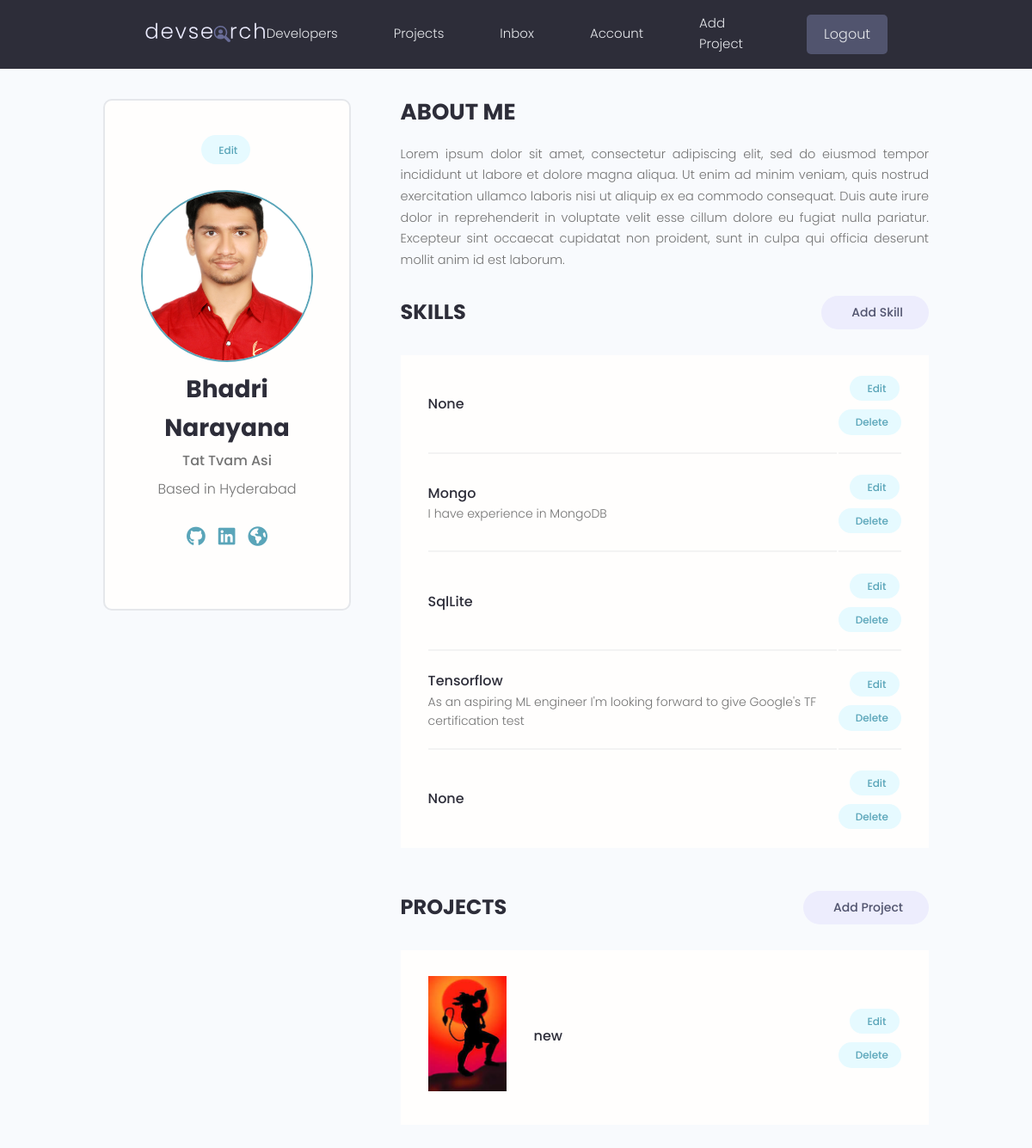
Page /account/ (signed in) on the earlier database version.
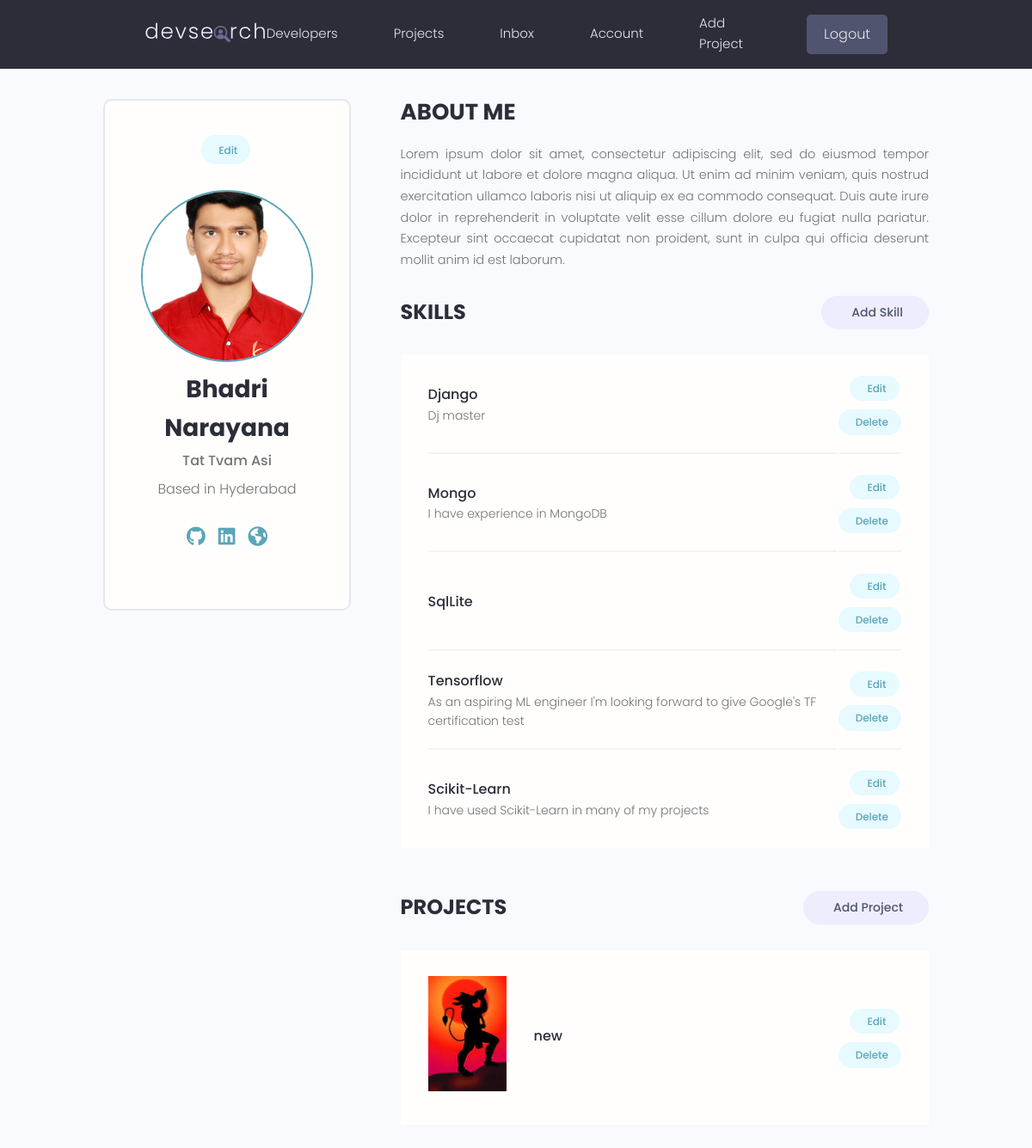
Same page on the later database version.
### users/models.py (models this page shows, shortened)
class Skill(models.Model):
    owner = models.ForeignKey(Profile, on_delete=models.CASCADE, null = True, blank = True)
    name = models.CharField(max_length=200, blank= True, null = True)
    description = models.TextField(null = True, blank = True)
    created = models.DateTimeField(auto_now_add=True)
    id = models.UUIDField(default=uuid.uuid4, unique=True,primary_key=True, editable=False)

### users/views.py (the view)
# urls.py: path('account/', views.userAccount, name = 'account'),
@login_required(login_url='login')
def userAccount(request):
    profile = request.user.profile
    skills = profile.skill_set.all()
    projects = profile.project_set.all()
    return render(request, 'users/account.html', {'profile':profile, 'skills':skills, 'projects':projects})

### users/templates/users/account.html (shortened to what this page needs)
{% extends 'main.html' %}
{% block content %}
<main class="settingsPage profile my-md">
    <div class="container">
      <div class="layout">
        <div class="column column--1of3">
          <div class="card text-center">
            <div class="card__body dev">
              <a class="tag tag--pill tag--main settings__btn" href="{% url 'edit-account' %}"> Edit</a>
              <img class="avatar avatar--xl dev__avatar" src="{{profile.profile_image.url}}" />
              <h2 class="dev__name">{{profile.name}}</h2>
              <p class="dev__title">{{profile.short_intro}}</p>
              <p class="dev__location">Based in {{profile.location}}</p>
              <ul class="dev__social">
                {% if profile.social_github %}
                <li>
                    <a title="Github" href="{{profile.social_github}}" target="_blank"></a>
                  </li>
                {% endif %}
                {% if profile.social_linkedin %}
                <li>
                    <a title="LinkedIn" href="{{profile.social_linkedin}}" target="_blank"></a>
                  </li>
                  {% endif %}
                {% if profile.social_website %}
                <li>
                    <a title="Personal Website" href="{{profile.social_website}}" target="_blank"></a>
                  </li>
                  {% endif %}
              </ul>
            </div>
          </div>
        </div>
        <div class="column column--2of3">
          <div class="devInfo">
            <h3 class="devInfo__title">About Me</h3>
            <p class="devInfo__about">{{profile.bio}}</p>
          </div>
          <div class="settings">
            <h3 class="settings__title">Skills</h3>
            <a class="tag tag--pill tag--sub settings__btn tag--lg" href="{% url 'create-skill' %} "> Add Skill</a>
          </div>
          <table class="settings__table">
            {% for skill in skills %}
            <tr>
                <td class="settings__tableInfo">
                  <h4>{{skill.name}}</h4>
                  <p>
                    {{skill.description}}
                  </p>
                </td>
                <td class="settings__tableActions">
                  <a class="tag tag--pill tag--main settings__btn" href="{% url 'update-skill' skill.id %}"> Edit</a>
                  <a class="tag tag--pill tag--main settings__btn" href="{% url 'delete-skill' skill.id%}?next=/account/">
                    Delete</a>
                </td>
              </tr>
              {% endfor %}
          </table>
          <div class="settings">
            <h3 class="settings__title">Projects</h3>
            <a class="tag tag--pill tag--sub settings__btn tag--lg" href="{% url 'create-project' %}"> Add Project</a>
          </div>
          <table class="settings__table">
            {% for project in projects %}
            <tr>
                <td class="settings__thumbnail">
                  <a href="{% url 'project' project.id %}"><img src="{{project.featured_image.url}}" alt="Project Thumbnail" /></a>
                </td>
                <td class="settings__tableInfo">
                  <a href="{% url 'project' project.id %}">{{project.title}}</a>
                </td>
                <td class="settings__tableActions">
                  <a class="tag tag--pill tag--main settings__btn" href="{% url 'update-project' project.id %}"> Edit</a>
                  <a class="tag tag--pill tag--main settings__btn" href="{% url 'delete-project' project.id %}?next=/account/">
                    Delete</a>
                </td>
              </tr>
            {% endfor %}
          </table>
        </div>
      </div>
    </div>
  </main>
{% endblock content %}

Differences in the rows shown:
changed Skill: name "None" → "Django"; description (not shown) → "Dj master"
changed Skill: name "None" → "Scikit-Learn"; description (not shown) → "I have used Scikit-Learn in many of my projects"
